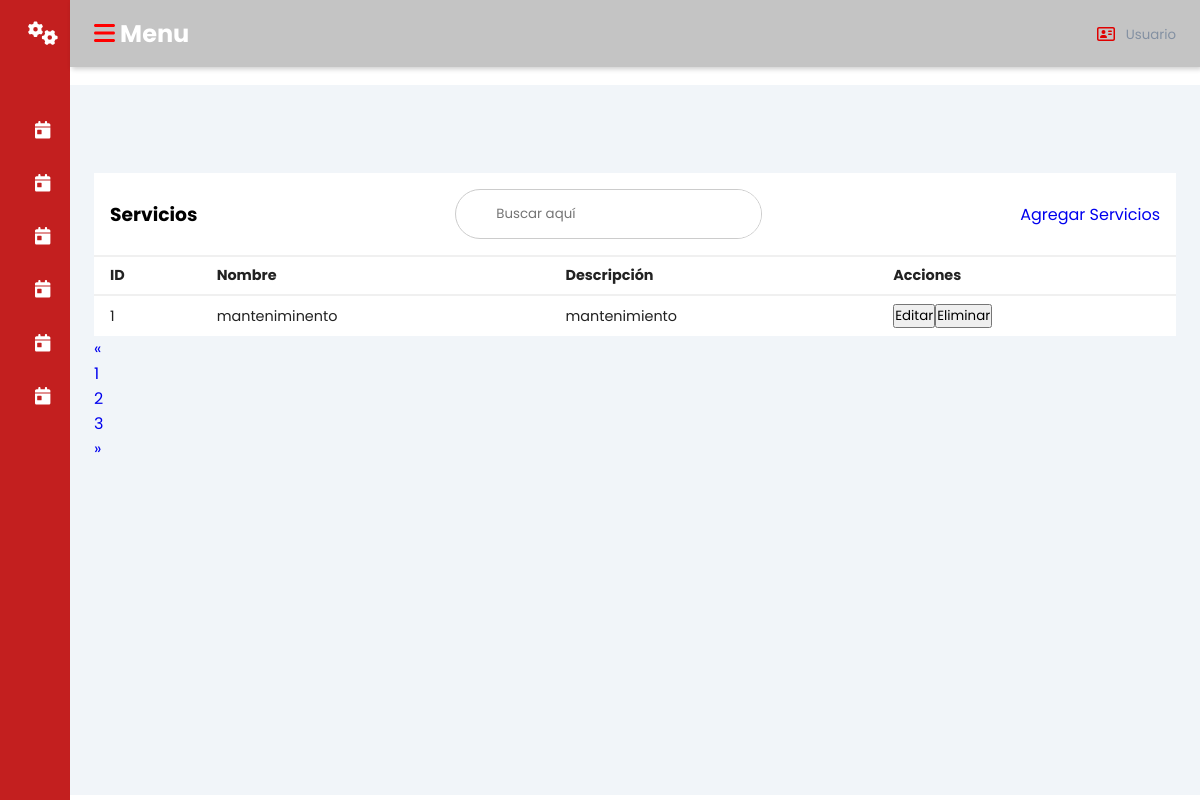
Page /servicios/ on the earlier database version.
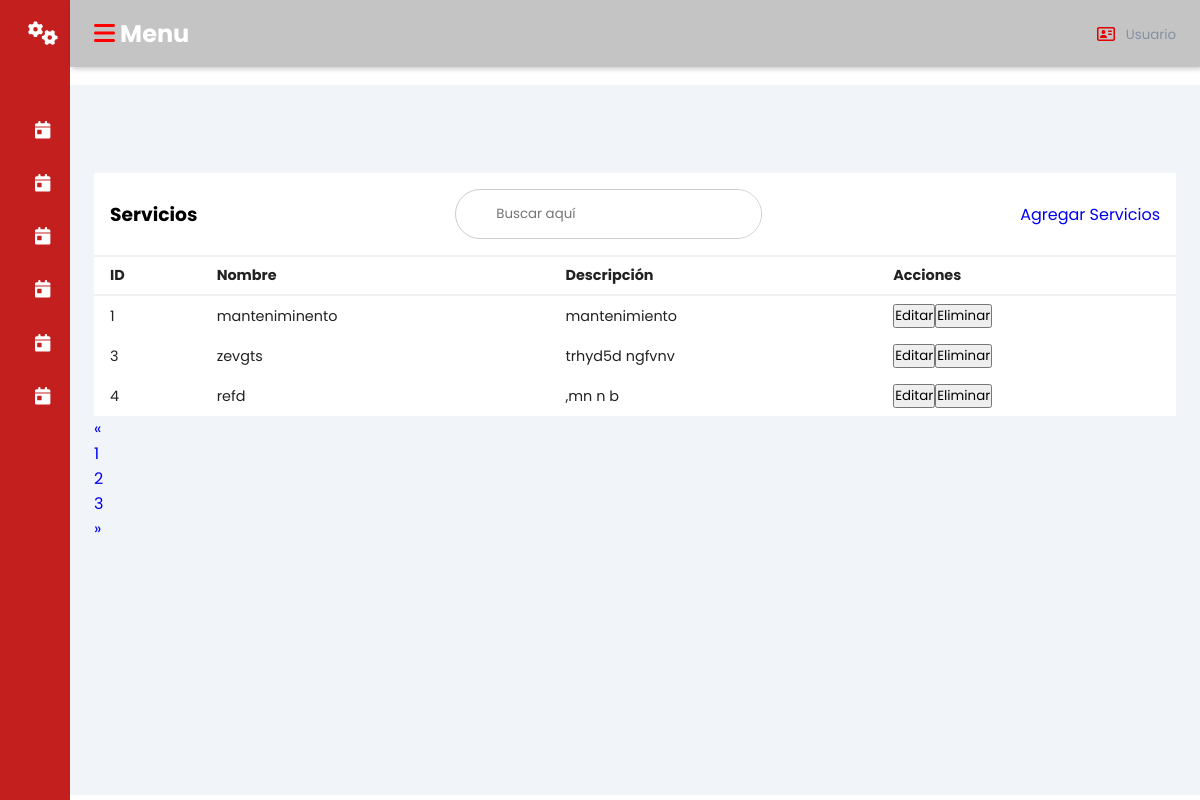
Same page on the later database version.
### promecapp/models.py (models this page shows, shortened)
class Servicio(models.Model):
    IDServicio = models.AutoField(primary_key=True)
    Nombre_Servicio = models.CharField(max_length=30, unique=True)
    Descripcion = models.TextField()
    class Meta:
        db_table = 'servicios'

### promecapp/views.py (the view)
# urls.py: path('servicios/', views.servicios, name='servicios'),
def servicios(request):
    servicios = Servicio.objects.all()
    return render(request, 'servicios.html', {'servicios': servicios})

### promecapp/Templates/servicios.html (shortened to what the changed rows need)
{% load static %}
<!DOCTYPE html>
<html lang="en">
<head>
    <link rel="stylesheet" href="{% static 'css/dash.css' %}">
</head>
<body>
<div class="sidebar">
    <div class="sidebar-brand">
        <h2><i class="fa-solid fa-gears" style="color: #ffffff;"></i><span>promec</span></h2>
    </div>
</div>
<div class="main-content">
    <header>
        <h2>
            <label for="nav-toggle">
                <span class="fa-solid fa-bars" style="color: #ff0000;"></span>
            </label> Menu
        </h2>
    </header>
    <main>
        <div class="recent-grid">
            <div class="projects">
                <div class="card">
                    <div class="card-body">
                        <div class="table-responsive">
                            <table width="100%">
                                <thead>
                                    <tr>
                                        <td>ID</td>
                                        <td>Nombre</td>
                                        <td>Descripción</td>
                                        <td>Acciones</td>
                                    </tr>
                                </thead>
                                <tbody>
                                    {% for servicio in servicios %}
                                        <tr>
                                            <td>{{ servicio.IDServicio }}</td>
                                            <td>{{ servicio.Nombre_Servicio }}</td>
                                            <td>{{ servicio.Descripcion }}</td>
                                            <td>
                                                <a href="{% url 'editar_servicio' servicio.IDServicio %}"><button>Editar</button></a>
                                                <form action="{% url 'eliminar_servicio' servicio.IDServicio %}" method="post" style="display: inline;">
                                                    <button type="submit" class="btn btn-danger">Eliminar</button>
                                                </form>
                                            </td>
                                        </tr>
                                    {% endfor %}
                                </tbody>
                            </table>
                        </div>
                    </div>
                </div>
            </div>
        </div>
    </main>
</div>
</body>
</html>

Differences in the rows shown:
added Servicio: IDServicio "3", Nombre_Servicio "zevgts", Descripcion "trhyd5d ngfvnv"
added Servicio: IDServicio "4", Nombre_Servicio "refd", Descripcion ",mn n b"
